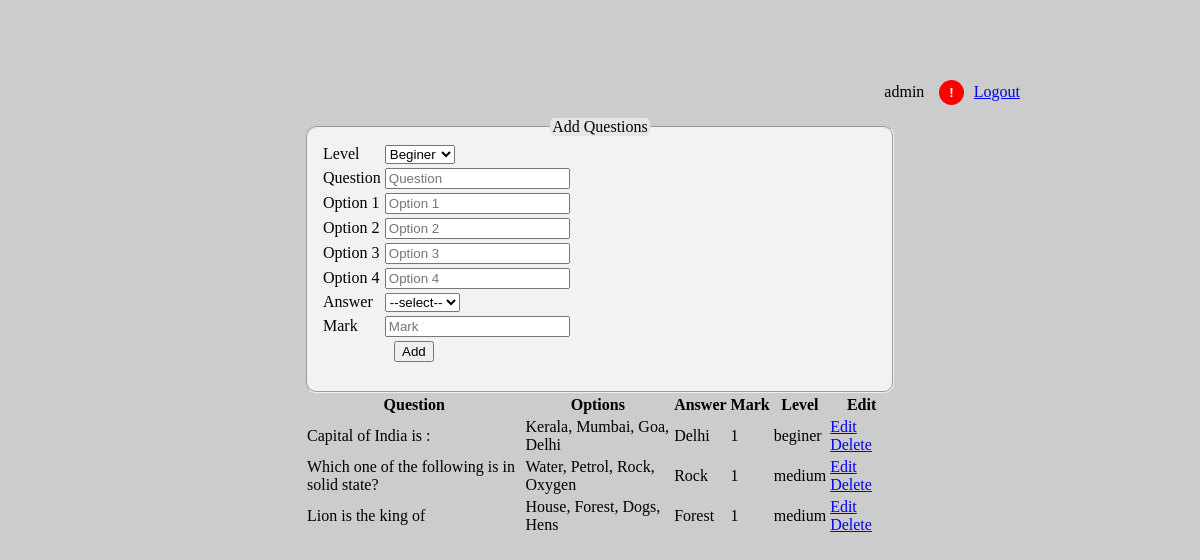
Screenshot of /php/admin.php (signed in) with the database file from the repository.
### tables this page shows
CREATE TABLE `stdexamdet` (
  `id` int(4) NOT NULL,
  `name` varchar(50) NOT NULL,
  `gender` varchar(7) NOT NULL,
  `age` int(4) NOT NULL,
  `address` varchar(150) NOT NULL,
  `mobile` bigint(11) NOT NULL,
  `email` varchar(70) NOT NULL,
  `uname` varchar(50) NOT NULL,
  `pword` varchar(50) NOT NULL,
  `beginer` int(5) DEFAULT NULL,
  `medium` int(5) DEFAULT NULL,
  `expert` int(5) DEFAULT NULL
);

CREATE TABLE `questions` (
  `qid` int(4) NOT NULL,
  `question` varchar(200) NOT NULL,
  `op1` varchar(200) NOT NULL,
  `op2` varchar(200) NOT NULL,
  `op3` varchar(200) NOT NULL,
  `op4` varchar(200) NOT NULL,
  `answer` varchar(200) NOT NULL,
  `mark` int(4) NOT NULL DEFAULT '0',
  `level` varchar(50) NOT NULL
);

### php/admin.php (the view, shortened to what this page needs)
<html>
<head>
</head>
<body>
<div class="logout">
<?php
	$conn = new mysqli("localhost", "root","" , "vijay");
	$qry='select name from stdexamdet where id="'.$_SESSION["admin_id"].'";';
	$result=$conn->query($qry);
	if($result->num_rows>0){
		$row=$result->fetch_assoc();
		echo $row["name"];
	}
?>
<a href="exam.php?e=1"><button class="exit" ><b>!</b></button>Logout</a>
</div>
<div class="container">
<fieldset>
<legend>Add Questions</legend>
<form action="admin.php" method="POST">
<table>
<tr><td>Level </td><td><select name="level" id="level" class="txt">
							<option value="beginer" <?php if(isset($_POST["level"])){if($_POST["level"]=="beginer"){echo "selected";}}  ?> >Beginer</option>
						</select> </td></tr>
<tr><td>Question</td><td> <input type="text" name="question" placeholder="Question" class="txt"></td></tr>
<tr><td>Option 1</td><td> <input type="text" name="op1" id="op1" placeholder="Option 1" class="txt"></td></tr>
<tr><td>Option 2</td><td> <input type="text" name="op2" id="op2" placeholder="Option 2" class="txt"></td></tr>
<tr><td>Option 3</td><td> <input type="text" name="op3" id="op3" placeholder="Option 3" class="txt"></td></tr>
<tr><td>Option 4</td><td> <input type="text" name="op4" id="op4" placeholder="Option 4" class="txt"></td></tr>
<tr><td>Answer</td><td> <select name="ans" id="ans" class="txt" onfocus="get()">
							<option value="">--select--</option>
						</select></td></tr>
<tr><td>Mark</td><td> <input type="text" name="mark" id="mark" placeholder="Mark" class="txt"></td></tr>
<tr><td></td><td><input type="Submit" name="add" value="Add" style="margin-left:5%;"></td></tr>
</table>
</form>
</fieldset>
<div>
<?php
	$conn = new mysqli("localhost", "root","" , "vijay");
	$qry='SELECT * FROM `questions` ORDER BY `level`;';
	$result=$conn->query($qry);
	if($result->num_rows > 0){
		echo '<table>';
		echo '<tr><th>Question</th><th>Options</th><th>Answer</th><th>Mark</th><th>Level</th><th>Edit</th></tr>';
		while($row=$result->fetch_assoc()){
		echo '<tr><td>'.$row["question"].'</td><td>'.$row["op1"].', '.$row["op2"].', '.$row["op3"].', '.$row["op4"].'</td><td>'.$row["answer"].'</td><td>'.$row["mark"].'</td><td>'.$row["level"].'</td><td><a href="update.php?eid='.$row["qid"].'">Edit</a> <a href="update.php?did='.$row["qid"].'">Delete</a></td></tr>';
		}
		echo '</table>';
	}else{echo "No questions added yet...";}
?>
</body>
</html>

### php/admin.php (style rules this page uses)
legend { text-align:center; background-color:#e6e6e6 ; border-radius:5px; }
body { background-color:#cccccc; }
fieldset { border-radius:10px; background-color:#f2f2f2; }
.container { margin:25%; margin-top:10%; margin-bottom:0%; width:50%; }
button { border-width:0px; background-color:#00b33c; border-radius:20px; broder-color:green; padding:6px; }
.logout { margin-right:15%; float:right; position: fixed; top: 10%; right: 0; }
.exit { margin-left:15px; margin-right:10px; background-color:red; color:white; border-radius:20px; padding:5px 10px 5px 10px; }

### rows the page displays
stdexamdet: name "admin"
questions: question "Capital of India is :", op1 "Kerala", op2 "Mumbai", op3 "Goa", op4 "Delhi", answer "Delhi", mark "1", level "beginer"
questions: question "Which one of the following is in solid state?", op1 "Water", op2 "Petrol", op3 "Rock", op4 "Oxygen", answer "Rock", mark "1", level "medium"
questions: question "Lion is the king of", op1 "House", op2 "Forest", op3 "Dogs", op4 "Hens", answer "Forest", mark "1", level "medium"
